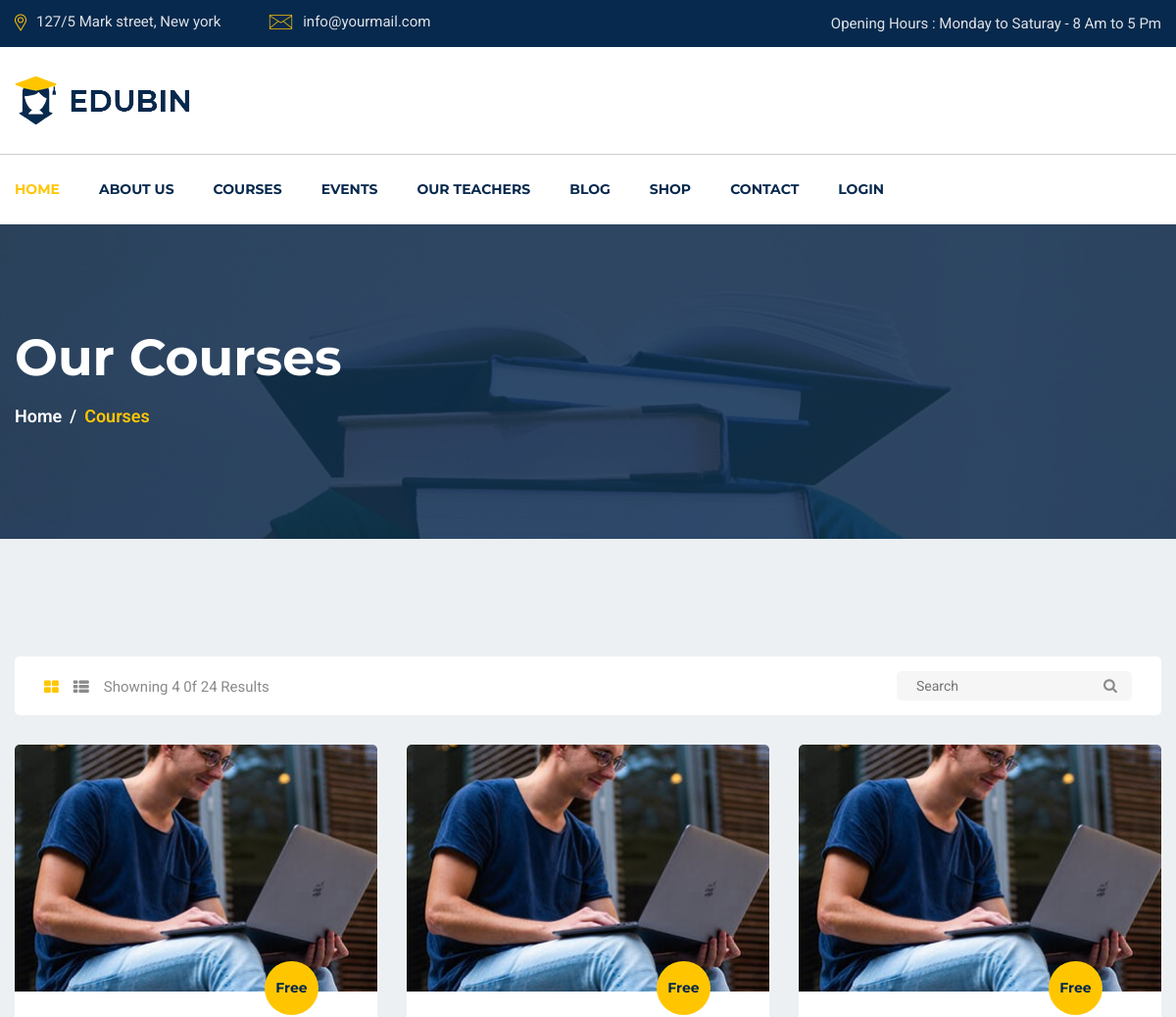
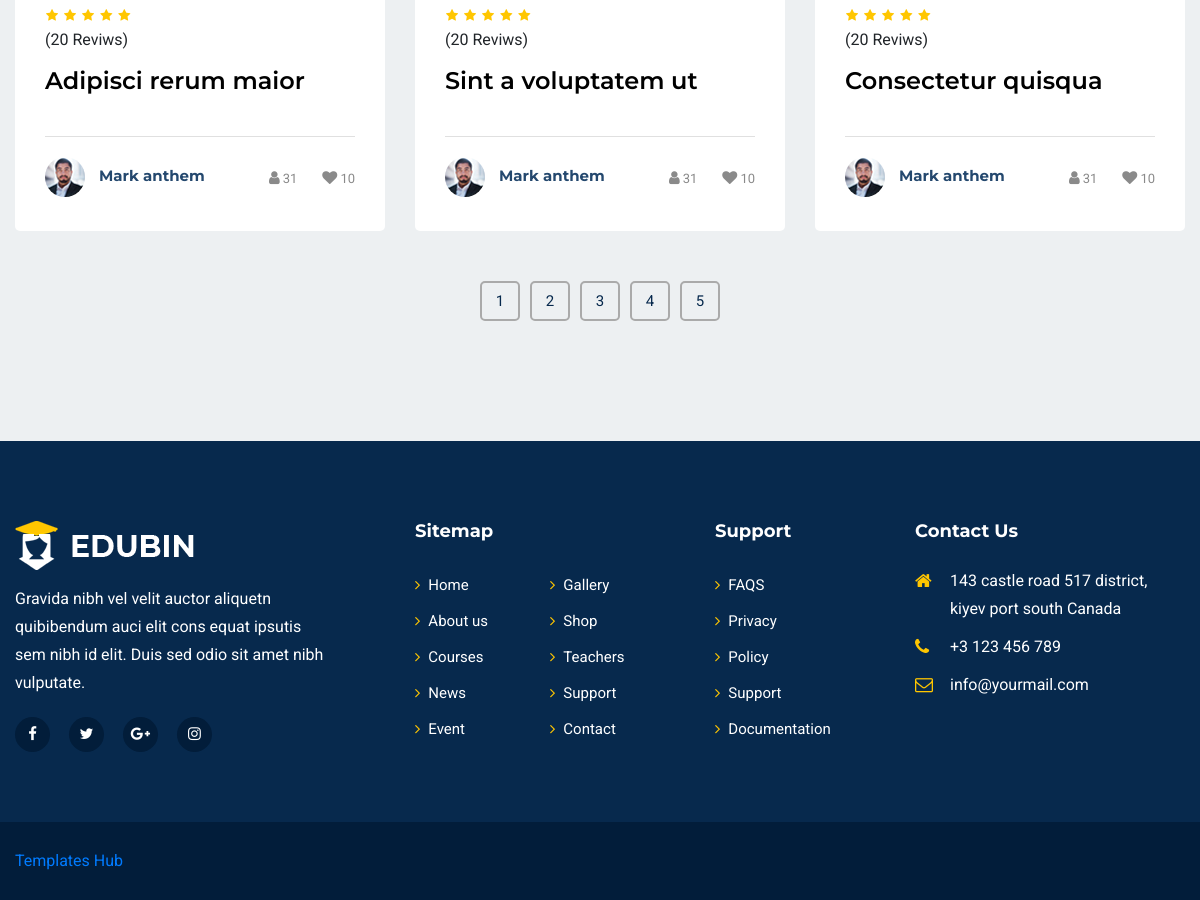
The page /pagination.php on the database its author committed (2 pictures, top to bottom).
### tables this page shows
CREATE TABLE `courses` (
  `id` int(10) unsigned NOT NULL AUTO_INCREMENT,
  `user_id` bigint(20) NOT NULL,
  `title` varchar(50) NOT NULL,
  `price` float NOT NULL,
  `description` text DEFAULT NULL,
  `created_at` timestamp NOT NULL DEFAULT current_timestamp(),
  `thubnial` blob DEFAULT NULL,
  PRIMARY KEY (`id`),
  KEY `user_id` (`user_id`),
  CONSTRAINT `courses_ibfk_1` FOREIGN KEY (`user_id`) REFERENCES `login` (`admin_nim`) ON DELETE CASCADE
);

### app/database/database.php (called while the page is built, shortened)
<?php
class Database
{
    public $conn;
    private static $instance = null;
    public function __construct(
        $dbhost = 'localhost',
        $dbuser = 'admin',
        $dbpass = 'saboor123',
        $dbname = 'thesis',
        $charset = 'utf8'
    ) {
        try {
            $this->conn =  new \MySQLi($dbhost, $dbuser, $dbpass, $dbname, '3306');
        } catch (\mysqli_sql_exception $th) {
            die("Unfortunately, the details you entered for conn are incorrect!" . $th->getMessage());
        }
        $this->conn->set_charset($charset);
    }
    public static function getInstance()
    {
        if (!self::$instance instanceof self) {
            self::$instance = new Database;
        }
        return self::$instance;
    }
    public function query($query)
    {
        $result = $this->conn->query($query) or die($this->conn->error . __LINE__);
        if ($result->num_rows > 0) {
            return $result;
        } else {
            return false;
        }
        return $result;
    }
}

### pagination.php (the view, shortened to what this page needs)
<?php require_once __DIR__ . '../public/ini/header.php'; ?>
<?php require_once __DIR__ . '../public/navbar/navbar.php'; ?>
<section id="page-banner" class="pt-105 pb-110 bg_cover" data-overlay="8" style="background-image: url(../public/images/page-banner-2.jpg)">
    <div class="container">
        <div class="row">
            <div class="col-lg-12">
                <div class="page-banner-cont">
                    <h2>Our Courses</h2>
                    <nav aria-label="breadcrumb">
                        <ol class="breadcrumb">
                            <li class="breadcrumb-item"><a href="#">Home</a></li>
                            <li class="breadcrumb-item active" aria-current="page">Courses</li>
                        </ol>
                    </nav>
                </div>
            </div>
        </div>
    </div>
</section>
<section id="courses-part" class="pt-120 pb-120 gray-bg">
    <div class="container">
        <div class="row">
            <div class="col-lg-12">
                <div class="courses-top-search">
                    <ul class="nav float-left" id="myTab" role="tablist">
                        <li class="nav-item">
                            <a class="active" id="courses-grid-tab" data-toggle="tab" href="#courses-grid" role="tab" aria-controls="courses-grid" aria-selected="true"><i class="fa fa-th-large"></i></a>
                        </li>
                        <li class="nav-item">
                            <a id="courses-list-tab" data-toggle="tab" href="#courses-list" role="tab" aria-controls="courses-list" aria-selected="false"><i class="fa fa-th-list"></i></a>
                        </li>
                        <li class="nav-item">Showning 4 0f 24 Results</li>
                    </ul>
                    <div class="courses-search float-right">
                        <form action="#">
                            <input type="text" placeholder="Search">
                            <button type="button"><i class="fa fa-search"></i></button>
                        </form>
                    </div>
                </div>
            </div>
        </div>
        <div class="tab-content" id="myTabContent">
            <div class="tab-pane fade show active" id="courses-grid" role="tabpanel" aria-labelledby="courses-grid-tab">
                <div class="row">
                    <?php $posts = $db->query("SELECT title, price, description, created_at FROM courses LIMIT 0,3"); ?>
                    <?php foreach ($posts as $item) : ?>
                        <div class="col-lg-4 col-md-6">
                            <div class="singel-course mt-30">
                                <div class="thum">
                                    <div class="image">
                                        <img src="../public/images/course/cu-1.jpg" alt="Course">
                                    </div>
                                    <div class="price">
                                        <span>Free</span>
                                    </div>
                                </div>
                                <div class="cont">
                                    <ul>
                                        <li><i class="fa fa-star"></i></li>
                                        <li><i class="fa fa-star"></i></li>
                                        <li><i class="fa fa-star"></i></li>
                                        <li><i class="fa fa-star"></i></li>
                                        <li><i class="fa fa-star"></i></li>
                                    </ul>
                                    <div>(20 Reviws)</div>
                                    <div>
                                        <a href="check_event.php">
                                            <h4><?php echo $item['title']; ?></h4>
                                        </a>
                                    </div>
                                    <div class="course-teacher">
                                        <div class="thum">
                                            <a href="#"><img src="../public/images/course/teacher/t-1.jpg" alt="teacher"></a>
                                        </div>
                                        <div class="name">
                                            <a href="#">
                                                <h6>Mark anthem</h6>
                                            </a>
                                        </div>
                                        <div class="admin">
                                            <ul>
                                                <li><a href="#"><i class="fa fa-user"></i><span>31</span></a></li>
                                                <li><a href="#"><i class="fa fa-heart"></i><span>10</span></a></li>
                                            </ul>
                                        </div>
                                    </div>
                                </div>
                            </div>
                        </div>
                    <?php endforeach; ?>
                </div>
            </div>
        </div>
        <div class="row">
            <div class="col-lg-12">
                <nav class="courses-pagination mt-50">
                    <ul class="pagination justify-content-center">
                        <?php
                        $result_per_page = 5;
                        $posts = $db->query("SELECT * FROM courses");
                        $number_of_result = mysqli_num_rows($posts);
                        if($number_of_result){
                            for ($page = 1; $page <= $result_per_page; $page++) {
                                echo ' <li class="page-item"><a href="pagination.php?page='.$page.'">'.$page.'</a></li>';
                            }
                        }else{
                            echo 'No Post Available';
                        }
                        ?>
                    </ul>
                </nav>
            </div>
        </div>
    </div>
</section>
<?php require_once __DIR__ . '../public/ini/footer.php'; ?>

### public/resources/css/default.css (style rules this page uses)
.mt-30 { margin-top: 30px; }
.mt-50 { margin-top: 50px; }
.pt-105 { padding-top: 105px; }
.pt-120 { padding-top: 120px; }
.pb-110 { padding-bottom: 110px; }
.pb-120 { padding-bottom: 120px; }
.gray-bg { background: #edf0f2; }
[data-overlay] { position: relative; }
[data-overlay]::before { background: #07294d none repeat scroll 0 0; content: ""; height: 100%; left: 0; position: absolute; top: 0; width: 100%; z-index: 1; }
[data-overlay="8"]::before { opacity: 0.8; }

### rows shown on the page
courses: title "Adipisci rerum maior"
courses: title "Sint a voluptatem ut"
courses: title "Consectetur quisqua"
